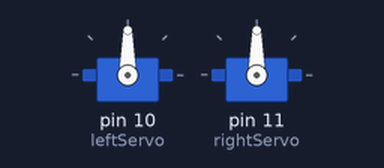
Simulated run of this sketch. Board: Arduino Uno, built with avr-gcc and run on an emulated ATmega328P. On the bench: 2 × servo.

Above: at 0.05 s.
Timing chart, 0 to 4.6 s (numbered marks = the images above):
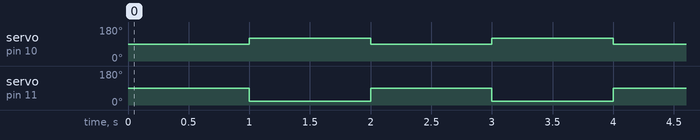

The sketch:

Week2.ino
```cpp
//Week 2:
//Basic setup
//Make the rover drive

#include <Servo.h> //this includes the Servo library so that your code is easier to write

//Name your servos
Servo leftServo;
Servo rightServo;

void setup() {
  // put your setup code here, to run once:

  //Attach your servos to the pin that you have them wired to
  leftServo.attach(10);
  rightServo.attach(11);

}

void loop() {
  // put your main code here, to run repeatedly:

  //Set both servos to stopped (90)
  leftServo.write(90);
  rightServo.write(90);

  //wait for one second
  delay(1000);

  //Set both servos to drive forward
  //they have opposite numbers because they are mounted in opposite directions
  leftServo.write(120);
  rightServo.write(20);

  //let the rover drive for a second
  delay(1000);

}
```

Measured:
- by itself, servo on pin 10 (leftServo): alternates 120° for 1.0 s and 90° for 1.0 s
- by itself, servo on pin 11 (rightServo): alternates 90° for 1.0 s and 20° for 1.0 s
